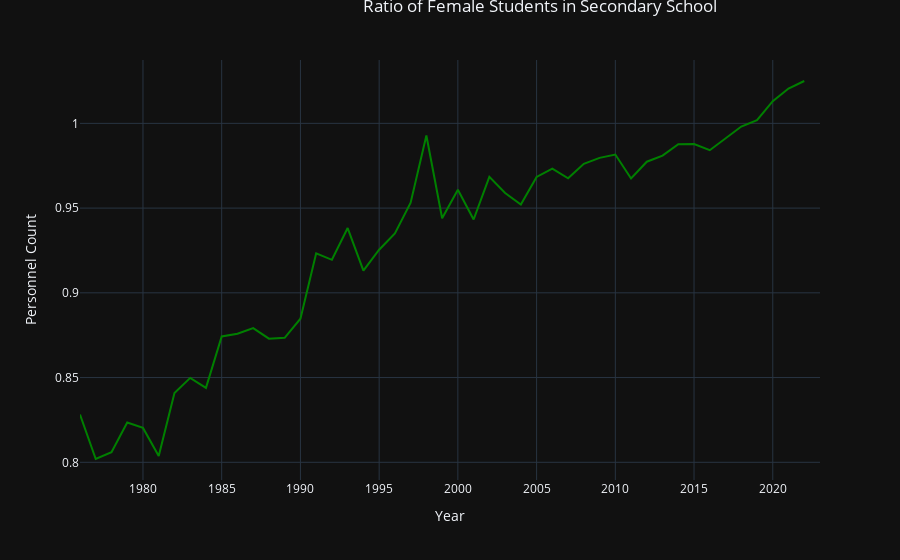

Notebook source saved alongside this figure:
### Code cell
line = px.line(data_frame= female_sec,x= "Year" ,y =["Ratio of female to male students in secondary school"] , markers = False)
line.update_yaxes(title_text = 'Number')
line.update_yaxes(title_text = 'Personnel Count')
line.update_traces(line_color="green")
line.update_layout(legend=dict(title=""),
                  showlegend = False,
    title = {
        'text': 'Ratio of Female Students in Secondary School',
        'y':1,
        'x':0.60},
         template="plotly_dark")

line.show()

### Figure 1 — Plotly figure (JSON) as saved in the notebook; plotly's stock layout.template omitted (floating-point values rounded to 4 significant figures)
{"data": [{"hovertemplate": "variable=Ratio of female to male students in secondary school<br>Year=%{x}<br>value=%{y}<extra></extra>", "legendgroup": "Ratio of female to male students in secondary school", "line": {"color": "green", "dash": "solid"}, "marker": {"symbol": "circle"}, "mode": "lines", "name": "Ratio of female to male students in secondary school", "orientation": "v", "showlegend": true, "type": "scatter", "x": [1976, 1977, 1978, 1979, 1980, 1981, 1982, 1983, 1984, 1985, 1986, 1987, 1988, 1989, 1990, 1991, 1992, 1993, 1994, 1995, 1996, 1997, 1998, 1999, 2000, 2001, 2002, 2003, 2004, 2005, 2006, 2007, 2008, 2009, 2010, 2011, 2012, 2013, 2014, 2015, 2016, 2017, 2018, 2019, 2020, 2021, 2022, 2023], "xaxis": "x", "y": [0.8282, 0.8019, 0.8059, 0.8234, 0.8203, 0.8038, 0.8409, 0.8498, 0.8439, 0.8743, 0.8759, 0.8792, 0.8729, 0.8735, 0.8847, 0.9233, 0.9195, 0.9382, 0.9131, 0.9254, 0.9351, 0.9532, 0.9928, 0.944, 0.9608, 0.9433, 0.9684, 0.9589, 0.9522, 0.9684, 0.9733, 0.9676, 0.9761, 0.9796, 0.9816, 0.9675, 0.9774, 0.9809, 0.9877, 0.9878, 0.9842, 0.9913, 0.9981, 1.002, 1.013, 1.021, 1.025, null], "yaxis": "y"}], "layout": {"legend": {"title": {"text": ""}, "tracegroupgap": 0}, "margin": {"t": 60}, "showlegend": false, "title": {"text": "Ratio of Female Students in Secondary School", "x": 0.6, "y": 1}, "xaxis": {"anchor": "y", "domain": [0, 1], "title": {"text": "Year"}}, "yaxis": {"anchor": "x", "domain": [0, 1], "title": {"text": "Personnel Count"}}}}
